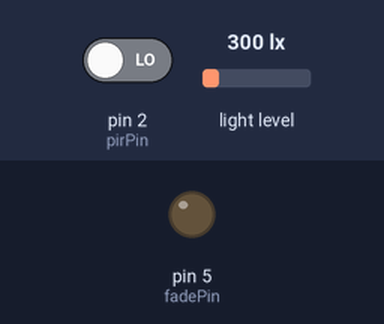
A sketch run on a simulated Arduino Uno, built with avr-gcc and run on an emulated ATmega328P. Shown: output pins drawn as LEDs (lit = HIGH). The test bench sets the inputs (shaded band); at power-on: light level 300 lx, pin 2 (pirPin) LOW. What the sketch prints to the serial monitor is not drawn.

Above: at 1.2 s.
1.3 s: light level set to 40 lx
3.0 s: pin 2 (pirPin) driven HIGH
At 4.9 s:
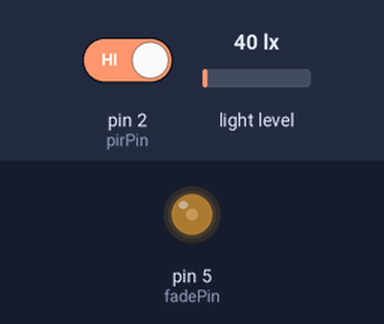
5.2 s: pin 2 (pirPin) driven LOW
At 14.0 s:
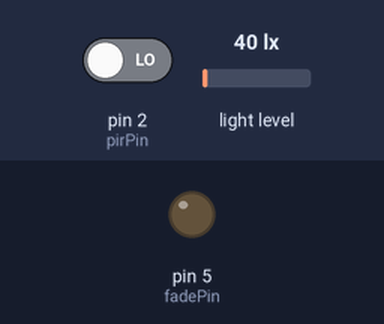
Timing chart, 0 to 14.2 s (numbered marks = the images above; inputs shaded):
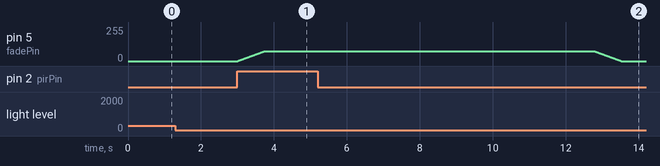

The sketch:

osv.ino
```cpp
#define fadePin 5 //пин управления MOSFET транзистором

#define pirPin  2  //пин подключения управляющего сигнала PIR датчика

#include <Wire.h>

#include <BH1750.h>

BH1750 lightMeter;

int lig,i;       //переменная для хранения состояния света (вкл/выкл)

void setup(){
  Serial.begin(9600);

    lightMeter.begin();

  lig = 0;     //устанаваливаем переменную для первого включения света

}

void loop(){

  pinMode(pirPin, INPUT);           // назначить выводу порт ввода
digitalWrite(pirPin, LOW);       // включить подтягивающий резистор


 uint16_t lux = lightMeter.readLightLevel();
 Serial.print("l:");
  Serial.print(lux);
 Serial.print("_");
   if((digitalRead(pirPin) == HIGH)&&(lux<=50) )  //если сигнал с датчика высокого уровня(т.е. есть движение)
   {
    if (lig == 0)
      {
        for (int i=0; i<=75; i++)
          {
            analogWrite(fadePin,i);
            delay(10);
                   }

          lig=1;
      }

    if (lig == 1)
      {
        i=0;
        while(i<75)
          {
            if((digitalRead(pirPin) == HIGH)&&(lux<=50) ){  //если сигнал с датчика высокого уровня(т.е. есть движение)

                  analogWrite(fadePin,75);
                  i=0;
                }
                else{
                  i++;
                  }
                  delay(100);
                  Serial.print(i);
                  Serial.print("_");
          }
      }


   }
  if(digitalRead(pirPin) == LOW )
   {
     if(lig == 1) //если свет включен
     {

       for(int i=75; i>=0; i--)//плавно гасим его
       {

        analogWrite(fadePin,i);
       delay(10);
       }
       lig = 0; //и передаем значение переменной, что свет выключен
      //  Serial.print("Выкл");

     }
   }
}
```

Measured:
- after the input at 1.3 s, every drawn part: stays the same
- after the input at 3.0 s, pin 5 (fadePin): moves from 0/255 to 75/255 over 0.74 s, starting at once
- after the input at 5.2 s, pin 5 (fadePin): moves from 75/255 to 0/255 over 0.74 s, starting after 7.6 s
